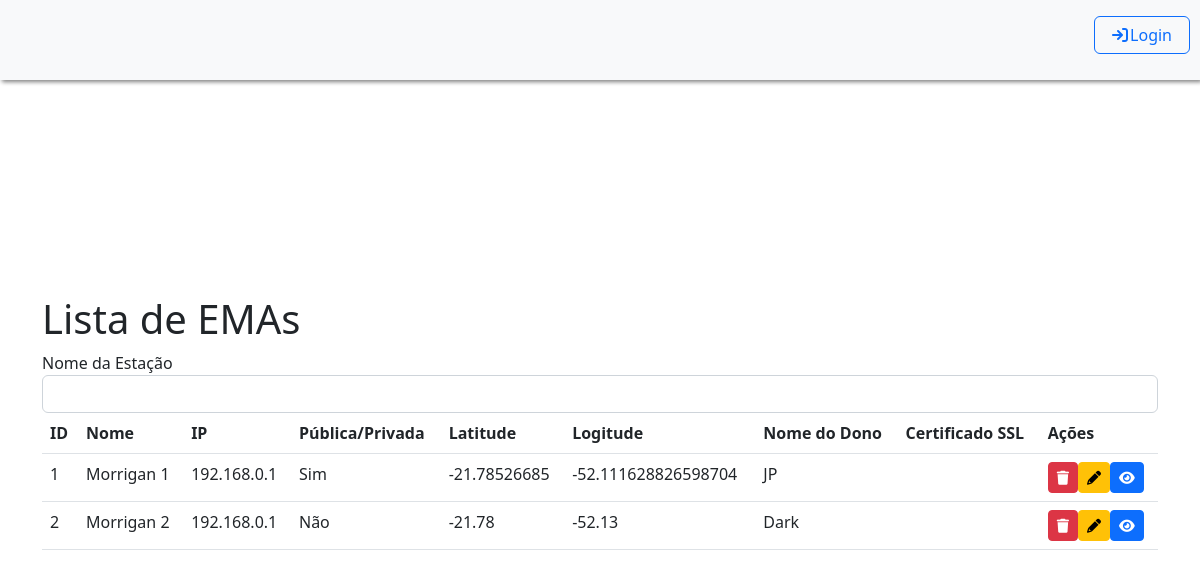
/Tela_Listar_EMAs.php, run on the app's committed database.
### tables this page shows
CREATE TABLE IF NOT EXISTS emas (
  idema INT NOT NULL AUTO_INCREMENT,
  nome VARCHAR(45) NOT NULL,
  ip VARCHAR(45) NOT NULL,
  publica INT NOT NULL,
  latitude VARCHAR(45) NOT NULL,
  longitude VARCHAR(45) NOT NULL,
  usuarios_idusuario INT NOT NULL,
  certificado_ssl BLOB NULL,
  ativa INT NOT NULL,
  topico_kafka VARCHAR (45) NOT NULL,
  PRIMARY KEY (idema, usuarios_idusuario),
    FOREIGN KEY (usuarios_idusuario)
    REFERENCES usuarios (idusuario));

CREATE TABLE IF NOT EXISTS usuarios (
  idusuario INT NOT NULL AUTO_INCREMENT,
  nome_usuario VARCHAR(45) NOT NULL,
  nome_login VARCHAR(45) NOT NULL,
  email VARCHAR(45) NOT NULL,
  senha VARCHAR(100) NOT NULL,
  nivel_acesso INT NOT NULL,
  ativo INT NOT NULL,
  PRIMARY KEY (idusuario));

### controllers/controller_ema.php (the view, shortened to what this page needs)
<?php
function listarEMAs() {
    $conexao = conectarBanco();
    if ($_SERVER['REQUEST_METHOD'] === 'POST') {
        $nome = $_POST['nome'];
        $sql = "SELECT * FROM emas WHERE 1 = 1 AND ativa = 1";
        if (!empty($nome)) {
            $sql .= " AND nome LIKE '%$nome%'";
        }
        $result = $conexao->query($sql);
    } else {
        $sql = 'SELECT * FROM emas WHERE ativa = 1';
        $result = $conexao->query($sql);
    }
    if ($result->num_rows >= 0) {
        while ($row = $result->fetch_assoc()) {
            echo '<tr id="row-' . $row['idema'] . '">';
            echo '<td>' . $row['idema'] . '</td>';
            echo '<td>' . $row['nome'] . '</td>';
            echo '<td>' . $row['ip'] . '</td>';
            if ($row['publica'] == 0) {
                echo '<td>Não</td>';
            } else {
                echo'<td>Sim</td>';
            }
            echo '<td>' . $row['latitude'] . '</td>';
            echo '<td>' . $row['longitude'] . '</td>';
            $iddono = $row['usuarios_idusuario'];
            $query = "SELECT nome_usuario FROM usuarios WHERE idusuario = '$iddono'";
            $resultado = $conexao->query($query);
            if (!$resultado) {
                die("Erro na consulta: " . $conexao->error);
            }else if ($resultado) {
                $rowDono = $resultado->fetch_assoc();
                if ($rowDono) {
                    $nome_dono = $rowDono['nome_usuario'];
                    echo '<td>' . $nome_dono . '</td>';
                } else {
                    echo '<td>Não encontrado</td>';
                }
            } else {
                echo '<td>Erro na consulta</td>';
            }
            echo '<td>' . $row['certificado_ssl'] . '</td>';
            echo '<td>';
            echo '<button name="btn-excluir-ema" type="button" class="btn btn-danger btn-sm" onclick="excluirEMA(' . $row['idema'] . ')">';
            echo '<i class="fas fa-trash"></i>';
            echo '</button>';
            echo '<a href="Tela_Alterar_EMA.php?idema=' . $row['idema'] . '"><button name="btn-alterar-ema" type="button" class="btn btn-warning btn-sm" onclick="">';
            echo '<i class="fas fa-pencil"></i>';
            echo '</button>';
            echo '<a href="Tela_Visualizar_EMA.php?idema=' . $row['idema'] . '"><button name="btn-visualizar-ema" type="button" class="btn btn-primary btn-sm" onclick="">';
            echo '<i class="fas fa-eye"></i>';
            echo '</button></a>';
            echo '</td>';
            echo '</tr>';
        }
    } else {
        echo '<tr><td colspan="7">Nenhum dado encontrado.</td></tr>';
    }
}
?>

### Tela_Listar_EMAs.php (shortened to what this page needs)
<!DOCTYPE html>
<?php
require '../portalEMA/functions/geral.php';
require '../portalEMA/controllers/controller_ema.php';
?>
<html>
    <head>
        <link rel="stylesheet" type="text/css" href="../portalEMA/css/style.css">
        <link rel="stylesheet" href="https://unpkg.com/leaflet@1.7.1/dist/leaflet.css" />
        <link rel="stylesheet" href="https://cdnjs.cloudflare.com/ajax/libs/font-awesome/6.0.0-beta3/css/all.min.css">
        <link rel="stylesheet" type="text/css" href="https://cdn.jsdelivr.net/npm/bootstrap@5.2.3/dist/css/bootstrap.min.css">
    </head>
    <body>
        <?php
        menu();
        ?>
        <div class="container" style="margin-top: 5%;">
            <h1>Lista de EMAs</h1>
            <form method="POST" action="">
                <div>
                    <label for="nome">Nome da Estação</label>
                    <input type="text" name="nome" class="form-control">
                </div>
            </form>
            <div class="table-responsive">
                <table class="table">
                    <thead>
                        <tr>
                            <th>ID</th>
                            <th>Nome</th>
                            <th>IP</th>
                            <th>Pública/Privada</th>
                            <th>Latitude</th>
                            <th>Logitude</th>
                            <th>Nome do Dono</th>
                            <th>Certificado SSL</th>
                            <th>Ações</th>
                        </tr>
                    </thead>
                    <tbody>
                        <?php
                        listarEMAs();
                        ?>
                    </tbody>
                </table>
            </div>
        </div>
    </body>
</html>

### functions/geral.php (shortened to what this page needs)
<?php
function menu() {
    if (estalogado()) {
        echo '<nav class="navbar navbar-expand-lg bg-light">
            <a class="navbar-brand" style="margin-left: 2%" href="../portalEMA/Tela_Principal.php">Bem vindo, ' . $_SESSION['nome_login'] . '!</a>
            <button class="navbar-toggler" type="button" data-toggle="collapse" data-target="#navbarSupportedContent" aria-controls="navbarSupportedContent" aria-expanded="false" aria-label="Toggle navigation">
                <span class="navbar-toggler-icon"></span>
            </button>
            <div class="collapse navbar-collapse" id="navbarSupportedContent">
                <ul class="navbar-nav mr-auto">';
        if ($_SESSION['nivel_acesso'] == "1") {
            echo'<li class="nav-item dropdown">
                        <a class="nav-link dropdown-toggle" id="navbarDropdown" role="button" data-bs-toggle="dropdown" aria-haspopup="true" aria-expanded="false">
                            Usuários
                        </a>
                        <div class="dropdown-menu" aria-labelledby="navbarDropdown">
                            <a class="dropdown-item" href="../portalEMA/Tela_Cadastro_Usuario.php">Cadastrar Usuário</a>
                            <div class="dropdown-divider"></div>
                            <a class="dropdown-item" href="../portalEMA/Tela_Listar_Usuarios.php">Listar Usuários</a>
                        </div>
                    </li>';
        }
        echo'    <li class="nav-item dropdown">
                        <a class="nav-link dropdown-toggle" id="navbarDropdown" role="button" data-bs-toggle="dropdown" aria-haspopup="true" aria-expanded="false">
                            EMAs
                        </a>
                        <div class="dropdown-menu" aria-labelledby="navbarDropdown">
                            <a class="dropdown-item" href="../portalEMA/Tela_Cadastro_EMA.php">Cadastrar EMA</a>
                            <div class="dropdown-divider"></div>
                            <a class="dropdown-item" href="../portalEMA/Tela_Listar_EMAs.php">Apresentar EMAs</a>
                            <div class="dropdown-divider"></div>
                            <a class="dropdown-item" href="../portalEMA/Tela_Listar_Relatorios.php">Apresentar Relatórios</a>
                        </div>
                    </li>
               <li class="nav-item">
                <form action="../portalEMA/functions/logout.php">
                    <button style="position: absolute; top: 20%; right: 10px; width:8%;" class="btn btn-outline-danger" type="submit"><i style="padding-right: 3%;" class="fas fa-sign-out"></i>Logout</button>
                </form>
                </li>
                </ul>
            </div>
        </nav>';
    } else {
        echo '<nav class="navbar navbar-expand-lg bg-light">
            <button class="navbar-toggler" type="button" data-toggle="collapse" data-target="#navbarSupportedContent" aria-controls="navbarSupportedContent" aria-expanded="false" aria-label="Toggle navigation">
                <span class="navbar-toggler-icon"></span>
            </button>
            <div class="collapse navbar-collapse" id="navbarSupportedContent">
                <ul class="navbar-nav mr-auto">
                <li class="nav-item">
                <form action="../portalEMA/Tela_Login.php">
                    <button style="position: absolute; top: 20%; right: 10px; width:8%;" class="btn btn-outline-primary" type="submit"><i style="padding-right: 3%;" class="fas fa-sign-in"></i>Login</button>
                </form>
                </li>
                </ul>
            </div>
        </nav>';
    }
}
?>

### css/style.css (style rules this page uses)
html, body { height: 100%; }
body { display: -ms-flexbox; display: -webkit-box; display: flex; -ms-flex-align: center; -ms-flex-pack: center; -webkit-box-align: center; align-items: center; -webkit-box-pack: center; justify-content: center; padding-top: 40px; padding-bottom: 40px; background-color: #f5f5f5; }

### Tela_Listar_EMAs.php (style rules this page uses)
.navbar { position: fixed; top: 0; width: 100%; height: 10%; z-index: 2; filter: drop-shadow(2px 2px 2px grey); }

### data on the page
emas: idema "1", nome "Morrigan 1", ip "192.168.0.1", publica "Sim", latitude "-21.78526685", longitude "-52.111628826598704", usuarios_idusuario.nome_usuario "JP"
emas: idema "2", nome "Morrigan 2", ip "192.168.0.1", publica "Não", latitude "-21.78", longitude "-52.13", usuarios_idusuario.nome_usuario "Dark"
